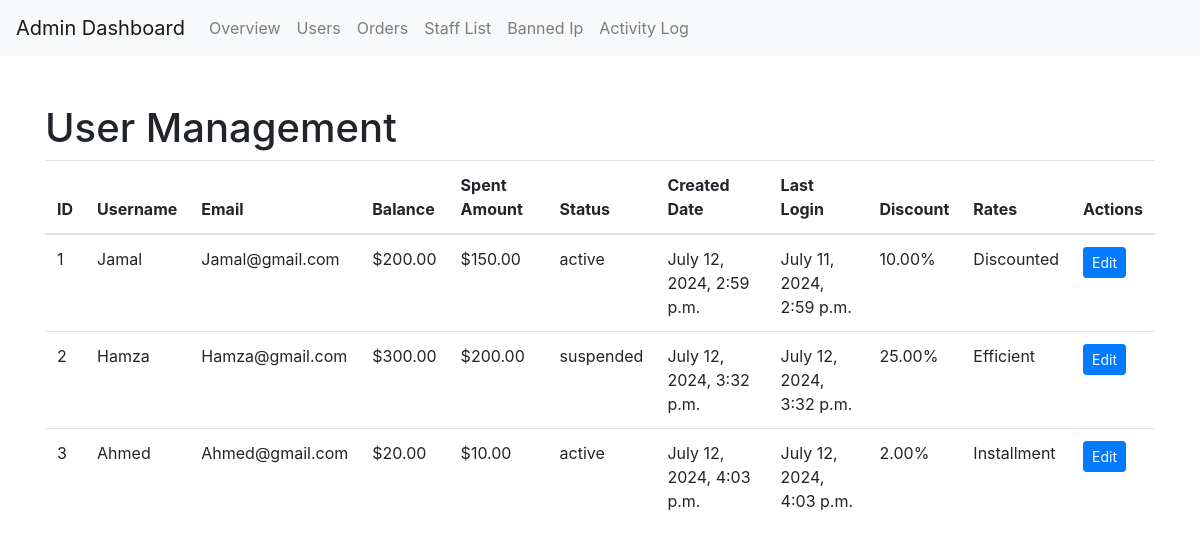
Screenshot of /admin_dashboard/user_list/ (signed in) with the database file from the repository.
### admin_dashboard/models.py (models this page shows, shortened)
class User(models.Model):
    user = models.OneToOneField(settings.AUTH_USER_MODEL, on_delete=models.CASCADE)
    balance = models.DecimalField(max_digits=10, decimal_places=2, default=0.00)
    spent_amount = models.DecimalField(max_digits=10, decimal_places=2, default=0.00)
    status = models.CharField(max_length=20, choices=[('active', 'Active'), ('suspended', 'Suspended')])
    created_date = models.DateTimeField(auto_now_add=True)
    last_login = models.DateTimeField(null=True, blank=True)
    discount = models.DecimalField(max_digits=5, decimal_places=2, default=0.00)
    rates = models.TextField(blank=True)

### admin_dashboard/views.py (the view)
# urls.py: path('user_list/', views.user_list, name='users'),
@login_required
def user_list(request):
    users = User.objects.all()
    return render(request, 'templates/user_list.html', {'users': users})

### templates/user_list.html
{% extends 'base_admin.html' %}
{% block content %}
<h1>User Management</h1>
<table class="table">
    <thead>
        <tr>
            <th>ID</th>
            <th>Username</th>
            <th>Email</th>
            <th>Balance</th>
            <th>Spent Amount</th>
            <th>Status</th>
            <th>Created Date</th>
            <th>Last Login</th>
            <th>Discount</th>
            <th>Rates</th>
            <th>Actions</th>
        </tr>
    </thead>
    <tbody>
        {% for user in users %}
        <tr>
            <td>{{ user.id }}</td>
            <td>{{ user.user.username }}</td>
            <td>{{ user.user.email }}</td>
            <td>${{ user.balance }}</td>
            <td>${{ user.spent_amount }}</td>
            <td>{{ user.status }}</td>
            <td>{{ user.created_date }}</td>
            <td>{{ user.last_login }}</td>
            <td>{{ user.discount }}%</td>
            <td>{{ user.rates }}</td>
            <td>
                <a href="#" class="btn btn-primary btn-sm">Edit</a>
            </td>
        </tr>
        {% endfor %}
    </tbody>
</table>
{% endblock %}

### templates/base_admin.html (shortened to what this page needs)
<!DOCTYPE html>
<html lang="en">
<head>
    <link href="https://stackpath.bootstrapcdn.com/bootstrap/4.5.2/css/bootstrap.min.css" rel="stylesheet">
</head>
<body>
    <nav class="navbar navbar-expand-lg navbar-light bg-light">
        <a class="navbar-brand" href="{% url 'admin_dashboard:overview' %}">Admin Dashboard</a>
        <div class="collapse navbar-collapse" id="navbarNav">
            <ul class="navbar-nav">
                <li class="nav-item">
                    <a class="nav-link" href="{% url 'admin_dashboard:overview' %}">Overview</a>
                </li>
                <li class="nav-item">
                    <a class="nav-link" href="{% url 'admin_dashboard:users' %}">Users</a>
                </li>
                <li class="nav-item">
                    <a class="nav-link" href="{% url 'admin_dashboard:orders' %}">Orders</a>
                </li>
                <li class="nav-item">
                    <a class="nav-link" href="{% url 'admin_dashboard:staff_list' %}">Staff List</a>
                </li>
                <li class="nav-item">
                    <a class="nav-link" href="{% url 'admin_dashboard:activity_logs' %}">Banned Ip</a>
                </li>
                <li class="nav-item">
                    <a class="nav-link" href="{% url 'admin_dashboard:ip_banning' %}">Activity Log</a>
                </li>
            </ul>
        </div>
    </nav>
    <div class="container mt-5">
        {% block content %}
        {% endblock %}
    </div>
</body>
</html>

### rows the page displays
User: id "1", user.username "Jamal", user.email "Jamal@gmail.com", balance "200.00", spent_amount "150.00", status "active", created_date "July 12, 2024, 2:59 p.m.", last_login "July 11, 2024, 2:59 p.m.", discount "10.00", rates "Discounted"
User: id "2", user.username "Hamza", user.email "Hamza@gmail.com", balance "300.00", spent_amount "200.00", status "suspended", created_date "July 12, 2024, 3:32 p.m.", last_login "July 12, 2024, 3:32 p.m.", discount "25.00", rates "Efficient"
User: id "3", user.username "Ahmed", user.email "Ahmed@gmail.com", balance "20.00", spent_amount "10.00", status "active", created_date "July 12, 2024, 4:03 p.m.", last_login "July 12, 2024, 4:03 p.m.", discount "2.00", rates "Installment"
